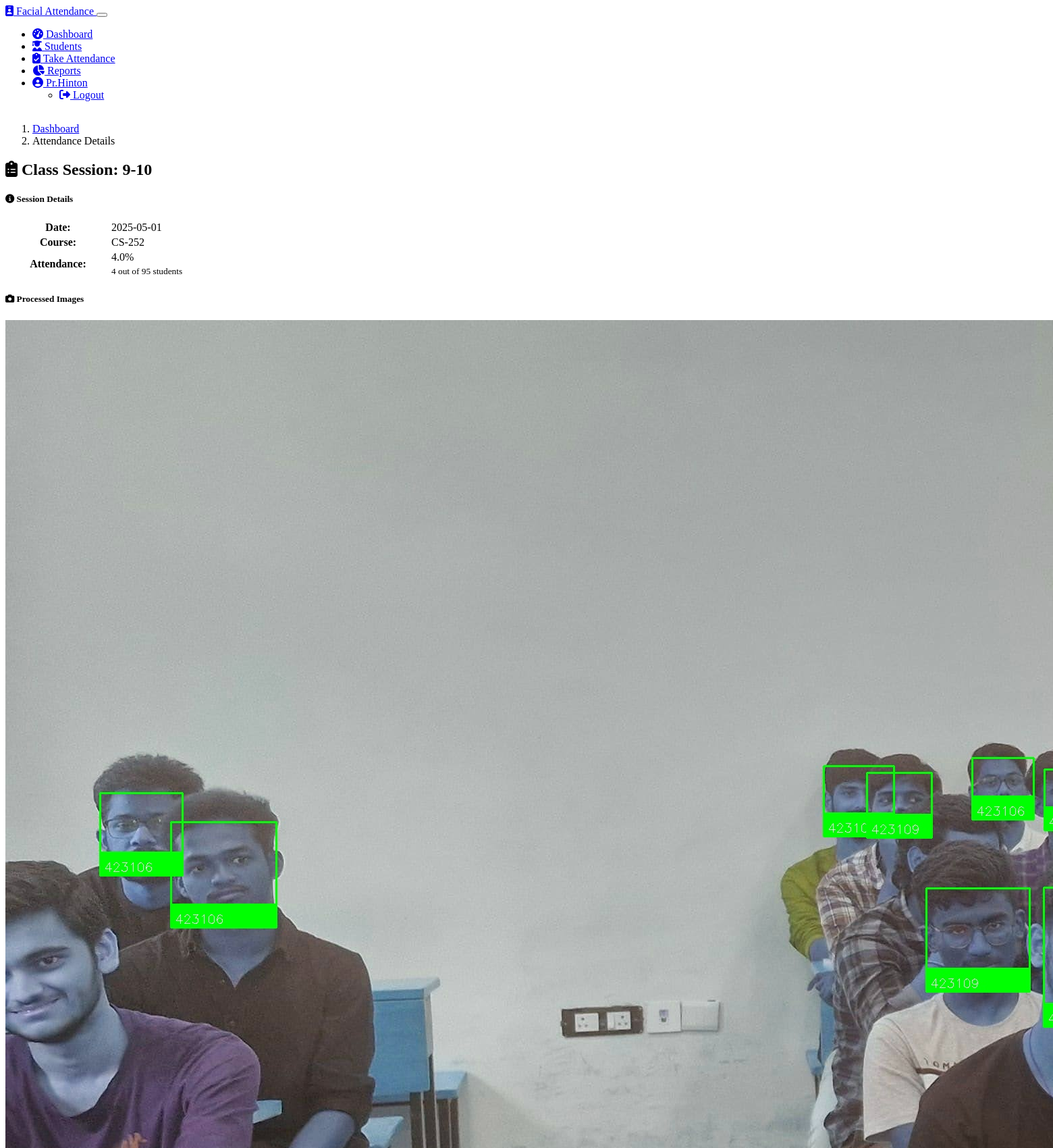
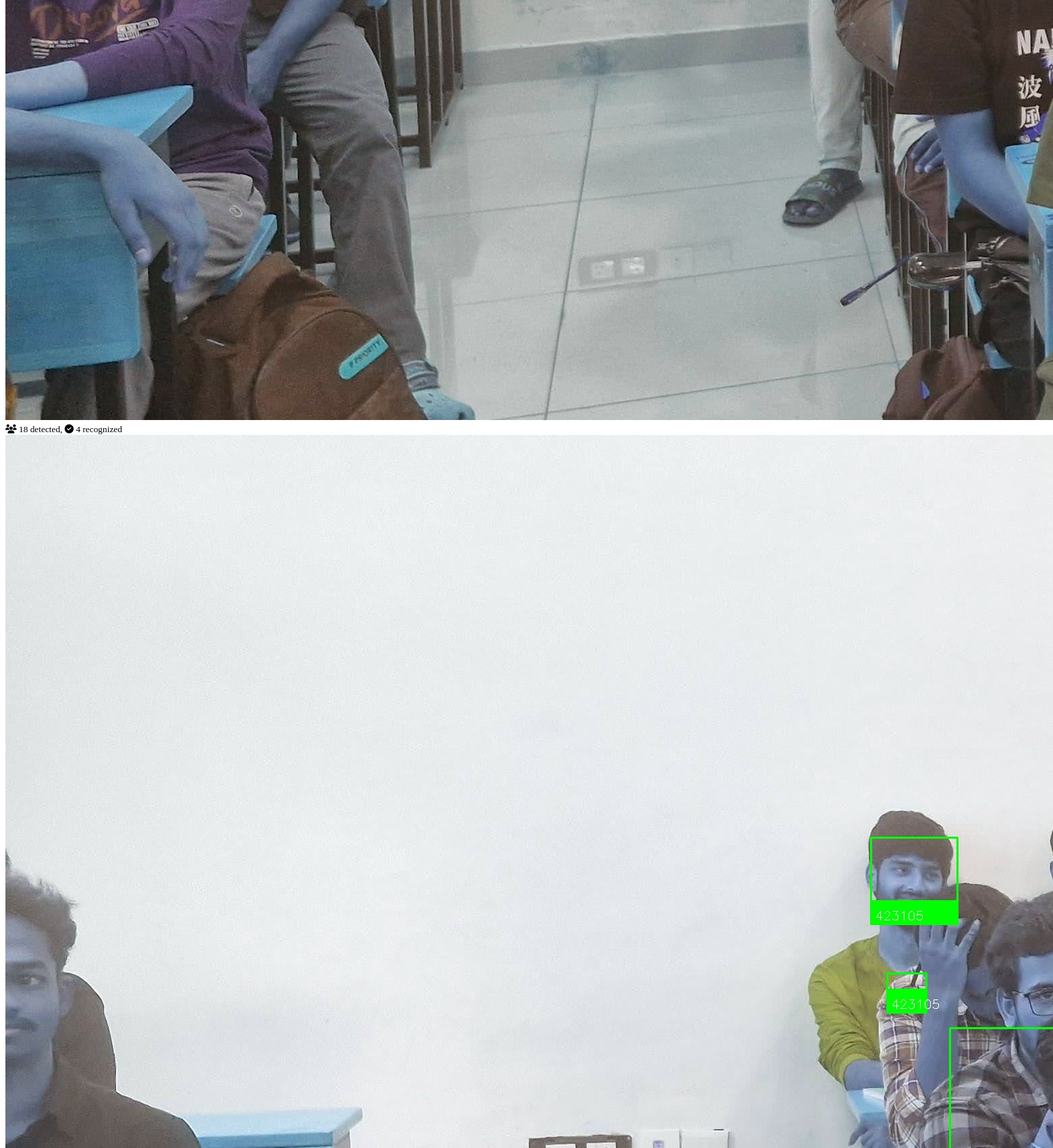
/attendance/1 (signed in, upper part), run on the app's committed database (2 pictures, top to bottom).
### models.py (models this page shows, shortened)
class User(UserMixin, db.Model):
    id = db.Column(db.Integer, primary_key=True)
    username = db.Column(db.String(64), unique=True, nullable=False)
    email = db.Column(db.String(120), unique=True, nullable=False)
    password_hash = db.Column(db.String(256), nullable=False)
    is_admin = db.Column(db.Boolean, default=False)
    created_at = db.Column(db.DateTime, default=datetime.utcnow)

class ClassSession(db.Model):
    id = db.Column(db.Integer, primary_key=True)
    name = db.Column(db.String(100), nullable=False)
    date = db.Column(db.Date, nullable=False, index=True)
    time = db.Column(db.Time, nullable=True)
    course = db.Column(db.String(100), nullable=True)
    total_students = db.Column(db.Integer, default=0)
    present_students = db.Column(db.Integer, default=0)
    creator_id = db.Column(db.Integer, db.ForeignKey('user.id'), nullable=True)
    created_at = db.Column(db.DateTime, default=datetime.utcnow)
    attendances = db.relationship('Attendance', backref='class_session', lazy=True)

class ProcessedImage(db.Model):
    id = db.Column(db.Integer, primary_key=True)
    class_session_id = db.Column(db.Integer, db.ForeignKey('class_session.id'), nullable=False)
    original_filename = db.Column(db.String(255), nullable=False)
    processed_filename = db.Column(db.String(255), nullable=False)
    upload_timestamp = db.Column(db.DateTime, default=datetime.utcnow)
    faces_detected = db.Column(db.Integer, default=0)
    faces_recognized = db.Column(db.Integer, default=0)

### routes.py (the view)
@app.route('/attendance/<int:session_id>')
@login_required
def attendance(session_id):
    session = ClassSession.query.get_or_404(session_id)
    processed_images = ProcessedImage.query.filter_by(class_session_id=session_id).all()
    students = Student.query.order_by(Student.roll_number).all()
    attendance_records = []
    for student in students:
        attendance = Attendance.query.filter_by(
            student_id=student.id,
            class_session_id=session_id
        ).first()
        attendance_records.append((student, attendance))
    return render_template('attendance.html',
                          session=session,
                          processed_images=processed_images,
                          attendance_records=attendance_records)

### app.py (called while the page is built)
@login_manager.user_loader
def load_user(user_id):
    from models import User
    return User.query.get(int(user_id))

### routes.py (called while the page is built)
@app.context_processor
def inject_now():
    return {'now': datetime.now()}

### templates/attendance.html (shortened to what this page needs)
{% extends 'base.html' %}
{% block content %}
<div class="row mb-4">
    <div class="col-12">
        <nav aria-label="breadcrumb">
            <ol class="breadcrumb">
                <li class="breadcrumb-item"><a href="{{ url_for('dashboard') }}">Dashboard</a></li>
                <li class="breadcrumb-item active" aria-current="page">Attendance Details</li>
            </ol>
        </nav>
        <h2 class="mb-3">
            <i class="fas fa-clipboard-list text-primary me-2"></i>
            Class Session: {{ session.name }}
        </h2>
        <div class="row mb-4">
            <div class="col-md-6">
                <div class="card shadow-sm">
                    <div class="card-body">
                        <h5 class="card-title">
                            <i class="fas fa-info-circle me-2"></i>
                            Session Details
                        </h5>
                        <table class="table table-sm">
                            <tr>
                                <th style="width: 150px;">Date:</th>
                                <td>{{ session.date.strftime('%Y-%m-%d') }}</td>
                            </tr>
                            <tr>
                                <th>Course:</th>
                                <td>{{ session.course or 'N/A' }}</td>
                            </tr>
                            <tr>
                                <th>Attendance:</th>
                                <td>
                                    {% set percentage = (session.present_students / session.total_students * 100) if session.total_students > 0 else 0 %}
                                    <div class="progress" style="height: 20px;">
                                        <div class="progress-bar bg-success" role="progressbar"
                                            style="width: {{ percentage }}%;"
                                            aria-valuenow="{{ percentage|round }}"
                                            aria-valuemin="0"
                                            aria-valuemax="100">
                                            {{ percentage|round }}%
                                        </div>
                                    </div>
                                    <small class="text-muted">{{ session.present_students }} out of {{ session.total_students }} students</small>
                                </td>
                            </tr>
                        </table>
                    </div>
                </div>
            </div>
            <div class="col-md-6">
                <div class="card shadow-sm">
                    <div class="card-body">
                        <h5 class="card-title">
                            <i class="fas fa-camera me-2"></i>
                            Processed Images
                        </h5>
                        {% if processed_images %}
                        <div class="row">
                            {% for image in processed_images %}
                            <div class="col-6 col-md-4 mb-3">
                                <div class="card">
                                    <img src="{{ url_for('static', filename='processed/' + image.processed_filename) }}"
                                        class="card-img-top" alt="Processed Image">
                                    <div class="card-body p-2">
                                        <small class="text-muted">
                                            <i class="fas fa-users me-1"></i> {{ image.faces_detected }} detected,
                                            <i class="fas fa-check-circle me-1"></i> {{ image.faces_recognized }} recognized
                                        </small>
                                    </div>
                                </div>
                            </div>
                            {% endfor %}
                        </div>
                        {% else %}
                        <div class="alert alert-info mb-0">
                            <i class="fas fa-info-circle me-2"></i>
                            No processed images available for this session.
                        </div>
                        {% endif %}
                    </div>
                </div>
            </div>
        </div>
    </div>
</div>
{% endblock %}

### templates/base.html (shortened to what this page needs)
<!DOCTYPE html>
<html lang="en" data-bs-theme="dark">
<head>
    <link rel="stylesheet" href="https://cdn.replit.com/agent/bootstrap-agent-dark-theme.min.css">
    <link rel="stylesheet" href="https://cdnjs.cloudflare.com/ajax/libs/font-awesome/6.2.0/css/all.min.css">
    <link rel="stylesheet" href="{{ url_for('static', filename='css/style.css') }}">
</head>
<body>
    <nav class="navbar navbar-expand-lg navbar-dark bg-dark">
        <div class="container">
            <a class="navbar-brand" href="{{ url_for('index') }}">
                <i class="fas fa-id-badge me-2"></i>
                Facial Attendance
            </a>
            <button class="navbar-toggler" type="button" data-bs-toggle="collapse" data-bs-target="#navbarNav">
            </button>
            <div class="collapse navbar-collapse" id="navbarNav">
                <ul class="navbar-nav ms-auto">
                    {% if current_user.is_authenticated %}
                    <li class="nav-item">
                        <a class="nav-link {% if request.endpoint == 'dashboard' %}active{% endif %}" href="{{ url_for('dashboard') }}">
                            <i class="fas fa-tachometer-alt me-1"></i> Dashboard
                        </a>
                    </li>
                    <li class="nav-item">
                        <a class="nav-link {% if request.endpoint == 'students' %}active{% endif %}" href="{{ url_for('students') }}">
                            <i class="fas fa-user-graduate me-1"></i> Students
                        </a>
                    </li>
                    <li class="nav-item">
                        <a class="nav-link {% if request.endpoint == 'take_attendance' %}active{% endif %}" href="{{ url_for('take_attendance') }}">
                            <i class="fas fa-clipboard-check me-1"></i> Take Attendance
                        </a>
                    </li>
                    <li class="nav-item">
                        <a class="nav-link {% if request.endpoint == 'reports' %}active{% endif %}" href="{{ url_for('reports') }}">
                            <i class="fas fa-chart-pie me-1"></i> Reports
                        </a>
                    </li>
                    <li class="nav-item dropdown">
                        <a class="nav-link dropdown-toggle" href="#" id="userDropdown" role="button" data-bs-toggle="dropdown">
                            <i class="fas fa-user-circle me-1"></i> {{ current_user.username }}
                        </a>
                        <ul class="dropdown-menu dropdown-menu-end">
                            <li>
                                <a class="dropdown-item" href="{{ url_for('logout') }}">
                                    <i class="fas fa-sign-out-alt me-1"></i> Logout
                                </a>
                            </li>
                        </ul>
                    </li>
                    {% endif %}
                </ul>
            </div>
        </div>
    </nav>
    <main class="container py-4">
        {% block content %}{% endblock %}
    </main>
</body>
</html>

### static/css/style.css (style rules this page uses)
body { min-height: 100vh; display: flex; flex-direction: column; }
main { flex: 1; }
.card { transition: transform 0.2s ease-in-out, box-shadow 0.2s ease-in-out; }

### data on the page
User: username "Pr.Hinton"
ClassSession: name "9-10", date "2025-05-01", course "CS-252", present_students "4", total_students "95"
ProcessedImage: processed_filename (picture), faces_detected "18", faces_recognized "4"
ProcessedImage: processed_filename (picture)

### other printed values
{{ percentage|round }} "4.0"
